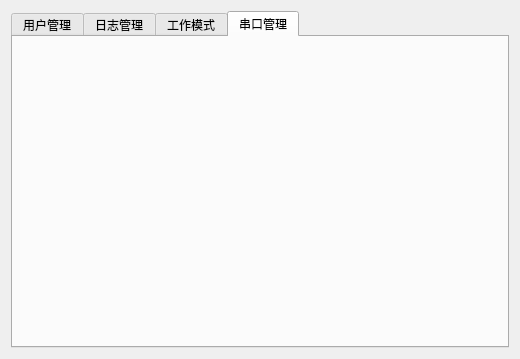
<?xml version="1.0" encoding="UTF-8"?>
<ui version="4.0">
 <class>MainInFace</class>
 <widget class="QWidget" name="MainInFace">
  <property name="geometry">
   <rect>
    <x>0</x>
    <y>0</y>
    <width>520</width>
    <height>359</height>
   </rect>
  </property>
  <property name="windowTitle">
   <string>MainInFace</string>
  </property>
  <layout class="QGridLayout" name="gridLayout">
   <item row="0" column="0">
    <layout class="QHBoxLayout" name="horizontalLayout">
     <item>
      <widget class="QTabWidget" name="tabWidget">
       <property name="currentIndex">
        <number>3</number>
       </property>
       <widget class="QWidget" name="tab">
        <attribute name="title">
         <string notr="true">用户管理</string>
        </attribute>
       </widget>
       <widget class="QWidget" name="tab_2">
        <attribute name="title">
         <string notr="true">日志管理</string>
        </attribute>
       </widget>
       <widget class="QWidget" name="tab_3">
        <attribute name="title">
         <string notr="true">工作模式</string>
        </attribute>
       </widget>
       <widget class="QWidget" name="tab_4">
        <attribute name="title">
         <string notr="true">串口管理</string>
        </attribute>
       </widget>
      </widget>
     </item>
    </layout>
   </item>
  </layout>
 </widget>
 <layoutdefault spacing="6" margin="11"/>
 <resources/>
 <connections/>
</ui>
